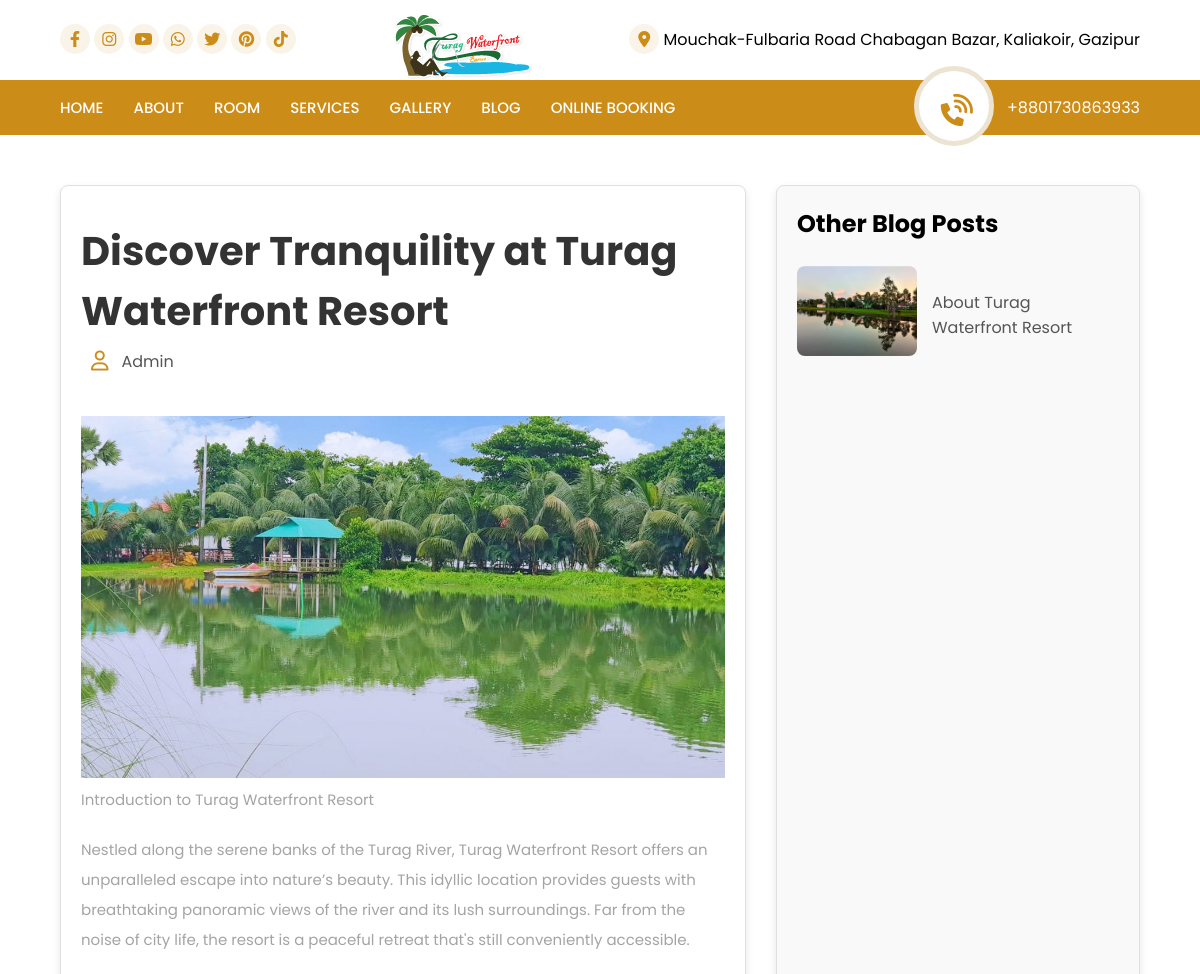
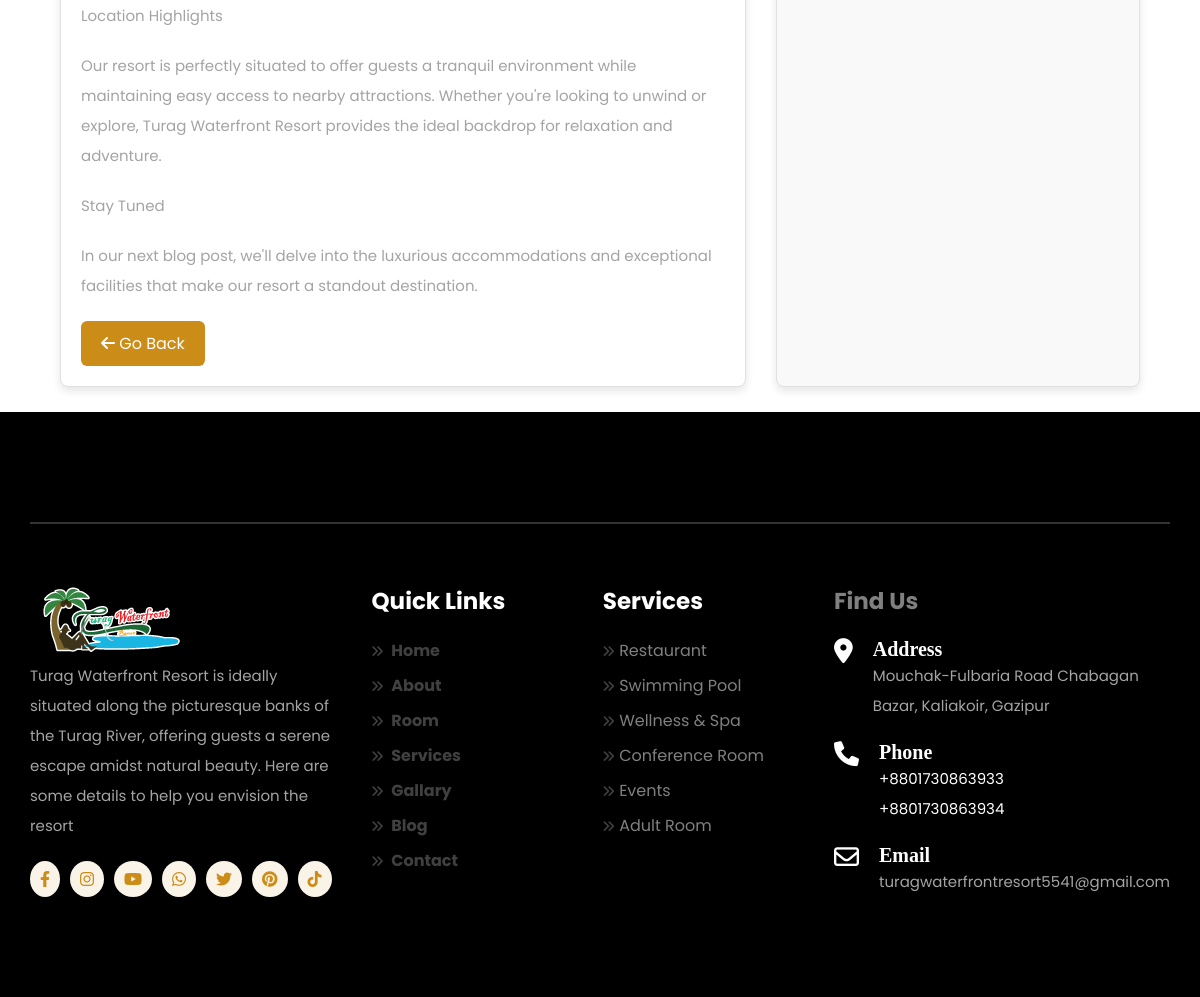
The app's page /blog/2/ with its own data (2 pictures, top to bottom).
### turag/models.py (models this page shows, shortened)
class ResortInfo(models.Model):
    logo = models.ImageField(upload_to='logos/', help_text='Upload the resort logo.')
    description = models.TextField(help_text='A brief description of the resort.')
    facebook_link = models.URLField(blank=True, help_text='Link to the resort’s Facebook page.')
    instagram_link = models.URLField(blank=True, help_text='Link to the resort’s Instagram profile.')
    youtube_link = models.URLField(blank=True, help_text='Link to the resort’s YouTube channel.')
    whatsapp_link = models.URLField(blank=True, help_text='Link to the resort’s WhatsApp contact.')
    twitter_link = models.URLField(blank=True, help_text='Link to the resort’s Twitter profile.')
    pinterest_link = models.URLField(blank=True, help_text='Link to the resort’s Pinterest page.')
    tiktok_link = models.URLField(blank=True, help_text='Link to the resort’s TikTok profile.')
    address = models.CharField(max_length=255, help_text='Resort address.')
    phone_number = models.CharField(max_length=40, blank=True, help_text='Resort phone number.')
    email = models.EmailField(help_text='Resort email address.')
    class Meta:
        verbose_name = "Resort Information"
        verbose_name_plural = "Resort Information"

class Blog(models.Model):
    blog_title = models.CharField(max_length=200)
    content = models.TextField()
    image = models.ImageField(upload_to='blog_images/')
    created_at = models.DateTimeField(auto_now_add=True)

### turag/views.py (the view)
# urls.py: path('blog/<int:pk>/', views.BlogDetailView.as_view(), name='blog_detail'),
class BlogDetailView(DetailView):
    model = Blog
    template_name = 'blog_detail.html'
    context_object_name = 'blog_post'
    def get_context_data(self, **kwargs):
        context = super().get_context_data(**kwargs)
        context['other_blogs'] = Blog.objects.exclude(id=self.object.id)[:5]
        context['social_media_info'] = ResortInfo.objects.first()
        return context

### templates/blog_detail.html (shortened to what this page needs)
<!DOCTYPE html>
{% load static %}
<html lang="en" dir="ltr">
<head>
  <link rel="stylesheet" href="https://pro.fontawesome.com/releases/v5.10.0/css/all.css" />
  <link rel="stylesheet" href="{% static 'css/style.css' %}">
  <link rel="stylesheet" href="https://cdnjs.cloudflare.com/ajax/libs/OwlCarousel2/2.3.4/assets/owl.carousel.css" />
  <link rel="stylesheet" href="https://cdnjs.cloudflare.com/ajax/libs/OwlCarousel2/2.3.4/assets/owl.theme.default.min.css" />
  <link href="https://cdnjs.cloudflare.com/ajax/libs/lightbox2/2.11.3/css/lightbox.min.css" rel="stylesheet">
  <link rel="stylesheet" href="https://cdnjs.cloudflare.com/ajax/libs/font-awesome/6.0.0/css/all.min.css">
</head>
  <body>
      <section class="head">
        <div class="container flex1">
          <div class="scoial">
              {% if social_media_info.facebook_link %}
              <a href="{{ social_media_info.facebook_link }}" target="_blank" rel="noopener noreferrer">
                <i class="fab fa-facebook-f"></i>
              </a>
              {% endif %}
              {% if social_media_info.instagram_link %}
                <a href="{{ social_media_info.instagram_link }}" target="_blank" rel="noopener noreferrer">
                    <i class="fab fa-instagram"></i>
                </a>
                {% endif %}
                {% if social_media_info.youtube_link %}
                <a href="{{ social_media_info.youtube_link }}" target="_blank" rel="noopener noreferrer">
                    <i class="fab fa-youtube"></i>
                </a>
                {% endif %}
                {% if social_media_info.whatsapp_link %}
                <a href="{{ social_media_info.whatsapp_link }}" target="_blank" rel="noopener noreferrer">
                    <i class="fab fa-whatsapp"></i>
                </a>
                {% endif %}
                {% if social_media_info.twitter_link %}
                <a href="{{ social_media_info.twitter_link }}" target="_blank" rel="noopener noreferrer">
                    <i class="fab fa-twitter"></i>
                </a>
                {% endif %}
                {% if social_media_info.pinterest_link %}
                <a href="{{ social_media_info.pinterest_link }}" target="_blank" rel="noopener noreferrer">
                    <i class="fab fa-pinterest"></i>
                </a>
                {% endif %}
                {% if social_media_info.tiktok_link %}
                <a href="{{ social_media_info.tiktok_link }}" target="_blank" rel="noopener noreferrer">
                    <i class="fab fa-tiktok"></i>
                </a>
                {% endif %}
          </div>
          <div class="logo">
            <img src="{{ social_media_info.logo.url }}" alt="">
          </div>
          <div class="address">
            <i class="fas fa-map-marker-alt"></i>
            <span>{{ social_media_info.address }}</span>
          </div>
        </div>
      </section>
    <header class="header">
      <div class="container">
        <nav class="navbar flex1">
          <ul class="nav-menu">
            <li><a href="{% url 'index' %}">Home</a></li>
            <li><a href="{% url 'about' %}">About</a></li>
            <li><a href="{% url 'services' %}">Room</a></li>
            <li><a href="{% url 'services' %}">Services</a></li>
            <li><a href="{% url 'gallery' %}">Gallery</a></li>
            <li><a href="{% url 'blog_list' %}">Blog</a></li>
            <li><a href="https://turagwaterfrontresort.netlify.app">Online Booking</a></li>
        </ul>
          {% load custom_filters %}
        <div class="head_contact">
          <i class="fas fa-phone-volume"></i>
          {% with social_media_info.phone_number|split_phone_numbers as phone_numbers %}
              {% if phone_numbers %}
                  <a href="tel:{{ phone_numbers.0|trim }}" style="color: white;">
                    <span>{{ phone_numbers.0|trim }}</span>
                  </a>
              {% else %}
                  <span>No phone number available</span>
              {% endif %}
          {% endwith %}
        </nav>
      </div>
    </header>
    <br><br>
   <section class="blog-detail">
    <div class="container">
      <div class="blog-detail-content">
        <article class="blog-main">
          <header class="blog-header">
            <h2 class="blog-title">{{ blog_post.blog_title }}</h2>
            <div class="admin-info">
              <i class="far fa-user"></i>
              <span>Admin</span>
            </div>
          </header>
          <figure class="blog-image">
            <a href="{{ blog_post.image.url }}" data-lightbox="blog-post" data-title="{{ blog_post.blog_title }}">
              <img src="{{ blog_post.image.url }}" alt="{{ blog_post.blog_title }}">
            </a>
          </figure>
          <div class="blog-content">
            {{ blog_post.content|linebreaks }}
          </div>
          <a href="javascript:history.back()" class="btn-back">
            <i class="fas fa-arrow-left"></i> Go Back
        </a>
        </article>
        <aside class="blog-sidebar">
          <h2>Other Blog Posts</h2><br>
          <ul class="sidebar-posts">
            {% for post in other_blogs %}
              <li>
                <a href="{% url 'blog_detail' post.id %}">
                  <figure>
                    <img src="{{ post.image.url }}" alt="{{ post.blog_title }}">
                  </figure>
                  <span>{{ post.blog_title }}</span>
                </a>
              </li>
            {% endfor %}
          </ul>
        </aside>
      </div>
    </div>
  </section><br>
  <footer>
    <div class="content grid  top">
      <div class="box">
        <div class="logo">
          <img src="{{ social_media_info.logo.url }}" alt="">
        </div>
        <p>{{ social_media_info.description }}</p>
        <div class="social flex">
          {% if social_media_info.facebook_link %}
            <a href="{{ social_media_info.facebook_link }}" target="_blank" rel="noopener noreferrer">
              <i class="fab fa-facebook-f"></i>
            </a>
          {% endif %}
          {% if social_media_info.instagram_link %}
              <a href="{{ social_media_info.instagram_link }}" target="_blank" rel="noopener noreferrer">
                  <i class="fab fa-instagram"></i>
              </a>
              {% endif %}
              {% if social_media_info.youtube_link %}
              <a href="{{ social_media_info.youtube_link }}" target="_blank" rel="noopener noreferrer">
                  <i class="fab fa-youtube"></i>
              </a>
              {% endif %}
              {% if social_media_info.whatsapp_link %}
              <a href="{{ social_media_info.whatsapp_link }}" target="_blank" rel="noopener noreferrer">
                  <i class="fab fa-whatsapp"></i>
              </a>
              {% endif %}
              {% if social_media_info.twitter_link %}
              <a href="{{ social_media_info.twitter_link }}" target="_blank" rel="noopener noreferrer">
                  <i class="fab fa-twitter"></i>
              </a>
              {% endif %}
              {% if social_media_info.pinterest_link %}
              <a href="{{ social_media_info.pinterest_link }}" target="_blank" rel="noopener noreferrer">
                  <i class="fab fa-pinterest"></i>
              </a>
              {% endif %}
              {% if social_media_info.tiktok_link %}
              <a href="{{ social_media_info.tiktok_link }}" target="_blank" rel="noopener noreferrer">
                  <i class="fab fa-tiktok"></i>
              </a>
              {% endif %}
        </div>
      </div>
      <div class="box">
        <h2 style="color: white;">Quick Links</h2>
        <ul><strong>
          <li><i class="fas fa-angle-double-right"></i> <a href="#home">Home</a> </li>
          <li><i class="fas fa-angle-double-right"></i> <a href="#about">About</a> </li>
          <li><i class="fas fa-angle-double-right"></i> <a href="#room">Room</a> </li>
          <li><i class="fas fa-angle-double-right"></i> <a href="#services">Services</a> </li>
          <li><i class="fas fa-angle-double-right"></i> <a href="#gallary">Gallary</a> </li>
          <li><i class="fas fa-angle-double-right"></i> <a href="#blog">Blog</a> </li>
          <li><i class="fas fa-angle-double-right"></i> <a href="#contact">Contact</a> </li>
        </strong>
        </ul>
      </div>
      <div class="box">
        <h2 style="color: white;">Services</h2>
        <ul>
          <li><i class="fas fa-angle-double-right"></i>Restaurant</li>
          <li><i class="fas fa-angle-double-right"></i>Swimming Pool</li>
          <li><i class="fas fa-angle-double-right"></i>Wellness & Spa</li>
          <li><i class="fas fa-angle-double-right"></i>Conference Room</li>
          <li><i class="fas fa-angle-double-right"></i>Events</li>
          <li><i class="fas fa-angle-double-right"></i>Adult Room</li>
        </ul>
      </div>
      <div class="box">
        <h2>Find Us</h2>
        <div class="icon flex">
          <div class="i">
            <i class="fas fa-map-marker-alt"></i>
          </div>
          <div class="text">
            <h3>Address</h3>
            <p>{{ social_media_info.address }}</p>
          </div>
        </div>
        <div class="icon flex">
          <div class="i">
            <i class="fas fa-phone"></i>
          </div>
          {% load custom_filters %}
          <div class="text">
            <h3>Phone</h3>
            <p>
              {% with social_media_info.phone_number|split_phone_numbers as phone_numbers %}
                {% for phone in phone_numbers %}
                  <a href="tel:{{ phone|trim }}" style="color: white;">
                    {{ phone|trim }}
                  </a><br>
                {% endfor %}
              {% endwith %}
            </p>
        </div>
        </div>
        <div class="icon flex">
          <div class="i">
            <i class="far fa-envelope"></i>
          </div>
          <div class="text">
            <h3>Email</h3>
            <p>
                <a class="footer_email" href="mailto:{{ social_media_info.email }}" style="color: inherit; text-decoration: none;">
                    {{ social_media_info.email }}
                </a>
            </p>
        </div>
        </div>
      </div>
    </div>
  </footer>
</body>
</html>

### records on screen
ResortInfo: logo (picture), address "Mouchak-Fulbaria Road Chabagan Bazar, Kaliakoir, Gazipur", description "Turag Waterfront Resort is ideally situated along the picturesque banks of the Turag River, offering guests a serene escape amidst natural beauty. Here are some details to help you envision the resort", email "turagwaterfrontresort5541@gmail.com"
Blog: blog_title "Discover Tranquility at Turag Waterfront Resort", image (picture), content "Introduction to Turag Waterfront Resort Nestled along the serene banks of the Turag River, Turag Waterfront Resort offers an unparalleled escape into nature’s beauty. This idyllic location provides guests with breathtaking panoramic views of the river and its lush surroundings. Far from the noise of city life, the resort is a peaceful retreat that's still conveniently accessible. Location Highlights Our resort is perfectly situated to offer guests a tranquil environment while maintaining easy access to nearby attractions. Whether you're looking to unwind or explore, Turag Waterfront Resort provides the ideal backdrop for relaxation and adventure. Stay Tuned In our next blog post, we'll…"
Blog: image (picture), blog_title "About Turag Waterfront Resort"

### other values on screen
{{ phone_numbers.0|trim }} "+8801730863933"
{{ phone|trim }} "+8801730863933" "+8801730863934"
